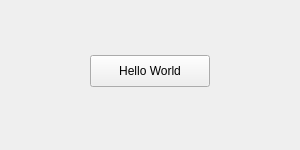
<?xml version="1.0" encoding="UTF-8"?>
<ui version="4.0">
 <class>Form</class>
 <widget class="QWidget" name="Form">
  <property name="geometry">
   <rect><x>0</x><y>0</y><width>300</width><height>150</height></rect>
  </property>
  <property name="windowTitle">
   <string>Demo</string>
  </property>
  <widget class="QPushButton" name="btnHello">
   <property name="geometry">
    <rect><x>90</x><y>55</y><width>120</width><height>32</height></rect>
   </property>
   <property name="text">
    <string>Hello World</string>
   </property>
  </widget>
 </widget>
 <resources/>
 <connections/>
</ui>
